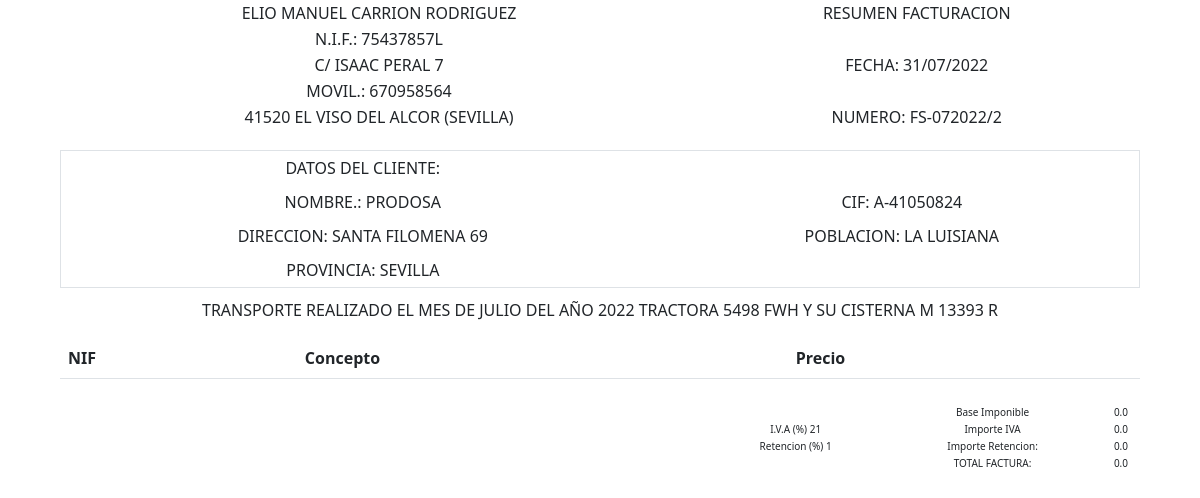
/factura_simple/, run on an earlier commit of the app's database.
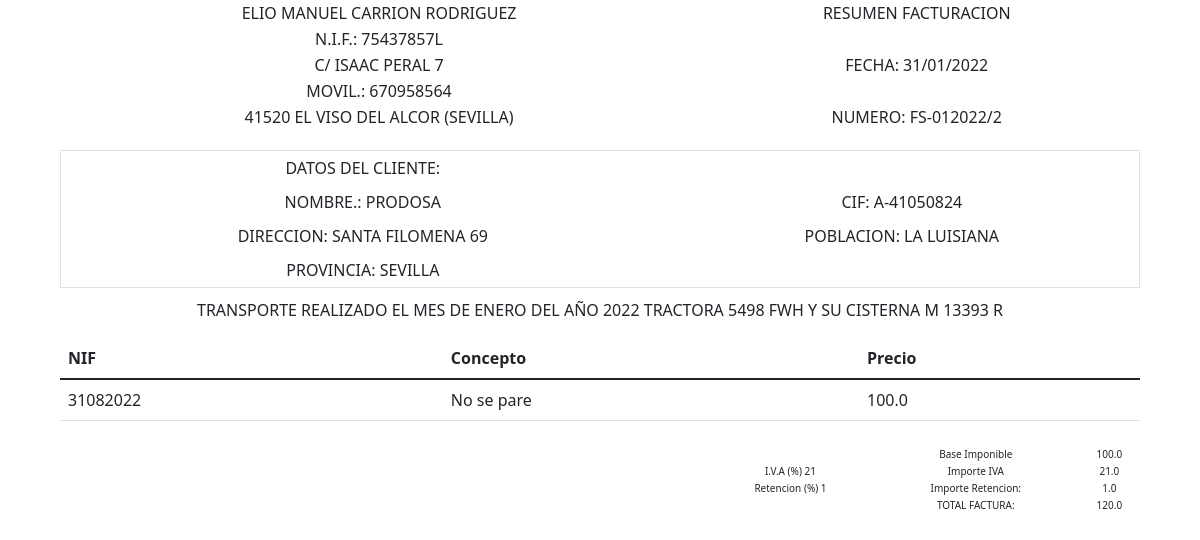
And on a later commit of the database.
### Factura/models.py (models this page shows, shortened)
class empresa(models.Model):
    nif=models.CharField(max_length=50)
    nombre=models.CharField(max_length=50)
    apellido1=models.CharField(max_length=50)
    apellido2=models.CharField(max_length=50)
    calle=models.CharField(max_length=50)
    movil=models.CharField(max_length=50)
    cp=models.CharField(max_length=50, default='41520')
    localidad=models.CharField(max_length=50, default='EL VISO DEL ALCOR')
    provincia=models.CharField(max_length=50, default='Sevilla')
    matricula=models.CharField(max_length=50)
    matricula_remolque=models.CharField(max_length=50)

class cliente(models.Model):
    cif=models.CharField(max_length=50, primary_key = True)
    nombre=models.CharField(max_length=50)
    direccion=models.CharField(max_length=50)
    provincia=models.CharField(max_length=50)
    poblacion=models.CharField(max_length=50)

class temporal(models.Model):
    empleado=models.CharField(max_length=50)
    cif=models.CharField(max_length=50)
    mes=models.CharField(max_length=50)
    año=models.CharField(max_length=50)
    iva=models.CharField(max_length=50)
    lavado=models.CharField(max_length=50)
    retencion=models.CharField(max_length=50)
    kilosminimos=models.CharField(max_length=50)

class factura_simple(models.Model):
    cif=ForeignKey(cliente, on_delete=models.CASCADE)
    nif=models.CharField(max_length=50)
    concepto=models.TextField(max_length=1000)
    mes=models.CharField(max_length=50, choices=MES)
    año=models.CharField(max_length=50, choices=ANNO)
    precio=models.FloatField(default=0.0)

### Factura/views.py (the view)
# urls.py: path('factura_simple/', view_html_factura_simple, name='factura_simple'),
def view_html_factura_simple(request):
    array_temporales = obtener_datos_temprales()
    _cliente = cliente.objects.all().filter(cif=array_temporales[1])
    _empresa = empresa.objects.all().filter(id=array_temporales[0])
    total = almacenar_total_factura_simple(array_temporales)
    iva = total * (float(array_temporales[4]) / 100)
    retencion = total * (float(array_temporales[6]) / 100)
    precio_total = total + iva - retencion
    _factura_con_precio = factura_simple.objects.all().filter(
        cif_id=array_temporales[1], mes=array_temporales[2], año=array_temporales[3])
    contexto = {
        'facturas': _factura_con_precio,
        'clientes': _cliente,
        'empresas': _empresa,
        'fecha': obtener_fecha2(array_temporales[2], array_temporales[3]),
        'numero_factura': obtener_numero_factura_simple(array_temporales[1], array_temporales[2], array_temporales[3]),
        'mes': array_temporales[2],
        'año': array_temporales[3],
        'cantidad_iva': array_temporales[4],
        'cantidad_retencion': array_temporales[6],
        'total': round(total,2),
        'iva': round(iva,2),
        'retencion': round(retencion,2),
        'precio_total': round(precio_total,2),
    }
    return render(request, "factura_simple.html", contexto)

### Factura/Funciones/funciones.py (called while the page is built)
def obtener_fecha2(mes, año):
    nmes = str(meses[mes])
    dia = monthrange(int(año), int(nmes))
    return  f"{str(dia[1])}/{nmes}/{año}"

def obtener_numero_factura_simple(cifcliente, mes, ano):
    contador = 0
    for _cliente in cliente.objects.all():
        contador = contador +1
        if _cliente.cif == cifcliente:
            break
    nmes = str(meses[mes])
    return "FS-" + str(nmes) + str(ano) + "/" + str(contador)

def obtener_datos_temprales():
    array_temporales = []
    _temporal = temporal.objects.all()
    for campo in _temporal:
        array_temporales.append(campo.empleado)
        array_temporales.append(campo.cif)
        array_temporales.append(campo.mes)
        array_temporales.append(campo.año)
        array_temporales.append(campo.iva)
        array_temporales.append(campo.lavado)
        array_temporales.append(campo.retencion)
        array_temporales.append(campo.kilosminimos)
    if not array_temporales:
        array_temporales = None
        return array_temporales
    else:
        return array_temporales

def almacenar_total_factura_simple(array_temporales):
    _factura = factura_simple.objects.all().filter(mes=array_temporales[2], año=array_temporales[3], cif_id=array_temporales[1])
    total = 0
    for campo in _factura:
        precio = campo.precio
        total = total + precio
    return float(total)

### Factura/template/factura_simple.html (shortened to what this page needs)
{% load static %}
<!DOCTYPE html>
<html lang="en">
<head>
  <link rel="stylesheet" href="{% static 'css/factura.css' %}" rel="stylesheet">
  <link href="https://cdn.jsdelivr.net/npm/bootstrap@5.1.3/dist/css/bootstrap.min.css" rel="stylesheet"
>
</head>
<body>
  <div class="contenedor">
    <div class="empresa">
      <table>
        <tbody>
          {% for empresa in empresas %}
          <tr>
            <td>{{empresa.nombre}} {{empresa.apellido1}} {{empresa.apellido2}}</td>
            <td>RESUMEN FACTURACION</td>
            <td></td>
          </tr>
          <tr>
            <td>N.I.F.: {{empresa.nif}}</td>
            <td> </td>
            <td></td>
          </tr>
          <tr>
            <td>C/ {{empresa.calle}}</td>
            <td>FECHA: {{fecha}}</td>
            <td></td>
          </tr>
          <tr>
            <td>MOVIL.: {{empresa.movil}}</td>
            <td></td>
            <td></td>
          </tr>
          <tr>
            <td>{{empresa.cp}} {{empresa.localidad}} ({{empresa.provincia}})</td>
            <td>NUMERO: {{numero_factura}}</td>
            <td></td>
          </tr>
          {% endfor %}
        </tbody>
      </table>
    </div>
    <div class="cliente">
      <table class="border">
        <tbody>
          {% for cliente in clientes %}
          <tr>
            <td class="text-center">DATOS DEL CLIENTE:</td>
            <td class="text-center"></td>
          </tr>
          <tr>
            <td class="text-center">NOMBRE.: {{cliente.nombre}}</td>
            <td class="text-center">CIF: {{cliente.cif}}</td>
          </tr>
          <tr>
            <td class="text-center">DIRECCION: {{cliente.direccion}}</td>
            <td class="text-center">POBLACION: {{cliente.poblacion}}</td>
          </tr>
          <tr>
            <td class="text-center">PROVINCIA: {{cliente.provincia}}</td>
            <td class="text-center"></td>
          </tr>
          {% endfor %}
        </tbody>
      </table>
    </div>
    <div class="camion">
      {% for empresa in empresas %}
      <p class="text-center">TRANSPORTE REALIZADO EL MES DE {{mes}} DEL AÑO {{año}} TRACTORA {{empresa.matricula}} Y SU CISTERNA {{empresa.matricula_remolque}}</p>
      {% endfor %}
    </div>
    <div class="tabla-factura">
      <table class="table">
        <thead>
          <tr>
            <th scope="col">NIF</th>
            <th scope="col">Concepto</th>
            <th scope="col">Precio</th>
          </tr>
        </thead>
        <tbody>
          {% for factura in facturas %}
          <tr>
            <td>{{factura.nif}}</td>
            <td>{{factura.concepto}}</td>
            <td>{{factura.precio}}</td>
          </tr>
          {% endfor %}
        </tbody>
      </table>
    </div>
    <div class="footer">
      <table>
        <tbody>
          <tr>
            <td class="text-center"></td>
            <td class="text-center">Base Imponible</td>
            <td class="text-center">{{total}}</td>
          </tr>
          <tr>
            <td class="text-center">I.V.A (%) {{cantidad_iva}}</td>
            <td class="text-center">Importe IVA</td>
            <td class="text-center">{{iva}}</td>
          </tr>
          <tr>
            <td class="text-center">Retencion (%) {{cantidad_retencion}}</td>
            <td class="text-center">Importe Retencion:</td>
            <td class="text-center">{{retencion}}</td>
          </tr>
          <tr>
            <td class="text-center"></td>
            <td class="text-center">TOTAL FACTURA:</td>
            <td class="text-center">{{precio_total}}</td>
          </tr>
        </tbody>
      </table>
    </div>
  </div>
</body>
</html>

### Factura/static/css/factura.css (style rules this page uses)
body { width: 100%; font-size: 13px; }
table { width: 100%; }
.contenedor { width: 90%; margin: 0 auto; }
.empresa { text-align: center; margin: 0 auto; margin-bottom: 20px; }
.cliente { margin-top: 5px; width: 100%; margin-bottom: 10px; }
.cliente table { width: 100%; border: 2px solid rgb(0, 0, 0); border-radius: 25px; }
.cliente table td { padding: 5px; }
.tabla-factura td { text-align: left; }
.footer { margin-top: 25px; margin-left: 60%; font-size: 10px; }
.camion { width: 100%; }
.camion p { width: 100%; }

What changed in the data, as far as the page shows it:
computed for empresa "ELIO MANUEL": fecha "31/07/2022" → "31/01/2022"; numero_factura "FS-072022/2" → "FS-012022/2"
changed temporal: mes "JULIO" → "ENERO"
added factura_simple: nif "31082022", concepto "No se pare", precio "100.0"
Also different on the page:
{{ total }}: "0.0" → "100.0"
{{ iva }}: "0.0" → "21.0"
{{ retencion }}: "0.0" → "1.0"
{{ precio_total }}: "0.0" → "120.0"
